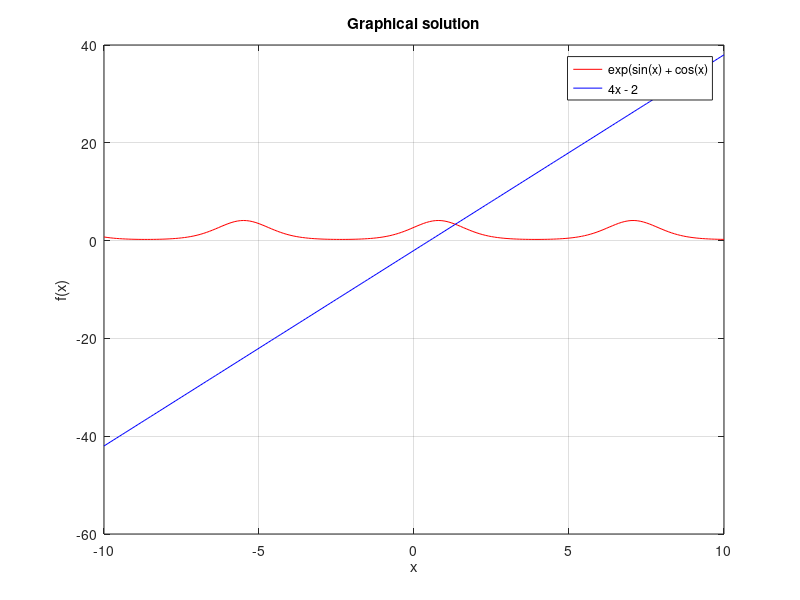

Source code (MATLAB):
%graphical and analytical eq solution


%define function
f = @(x) exp(sin(x) + cos(x));

%define line
k = 4;
b = -2;
line = @(x) k*x + b;

%define arguments

x = -10 : 0.1 : 10;

y_f = f(x);
y_line = line(x);

%graphical solution
figure;
plot(x, y_f, 'r', x, y_line, 'b');
legend('exp(sin(x) + cos(x)', '4x - 2');
grid on;
title('Graphical solution');
xlabel('x');
ylabel('f(x)');

%analytical solution

func = @(x) f(x) - line(x);

sol = fsolve(func, 1);

fprintf("analytical solution: (%f, %f)", sol, line(sol));